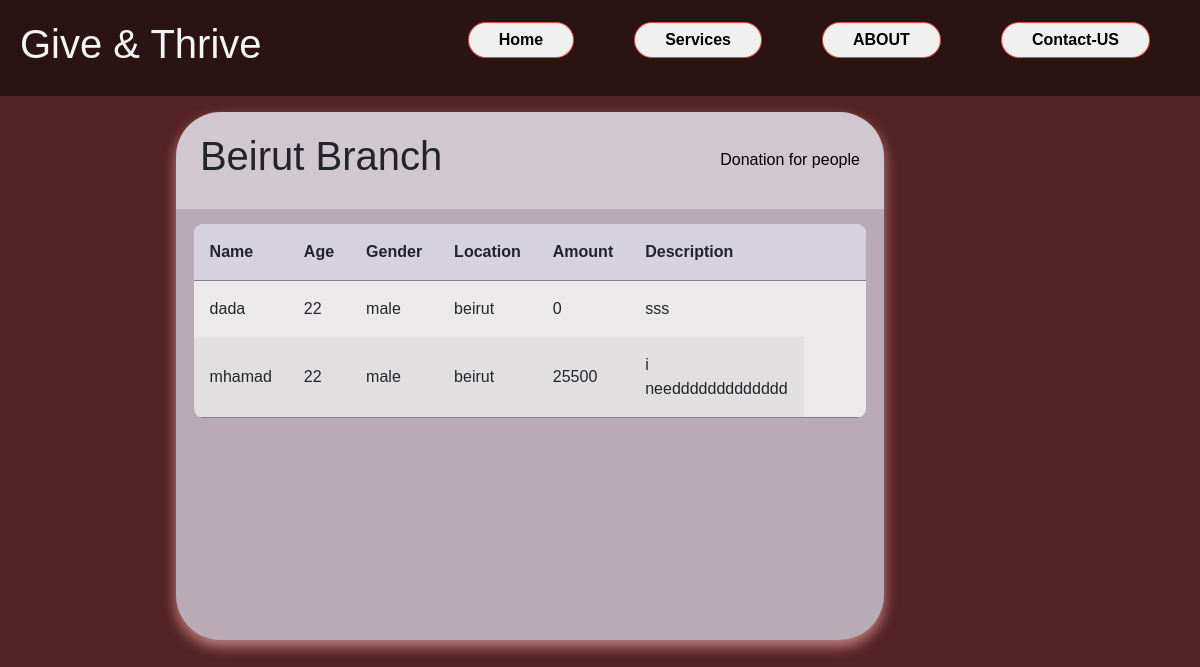
/phpcomponents/beirut/beirut.php, run on the app's committed database.
### tables this page shows
CREATE TABLE `addorphan` (
  `idorphan` int(50) NOT NULL,
  `nameorphan` varchar(50) NOT NULL,
  `age` int(50) NOT NULL,
  `gender` varchar(50) NOT NULL,
  `amount` int(255) NOT NULL,
  `description` text NOT NULL,
  `locationID` int(11) NOT NULL
);

CREATE TABLE `location` (
  `locationid` int(11) NOT NULL,
  `locationname` varchar(30) NOT NULL
);

### phpcomponents/beirut/beirut.php (the view, shortened to what this page needs)
<?php
$servername = "localhost";
$username = "root";
$password = "";
$databasename = "orphan";
$conn = mysqli_connect($servername, $username, $password, $databasename);
?>
<!DOCTYPE html>
<html lang="en">
<head>
    <link href="https://cdn.jsdelivr.net/npm/bootstrap@5.2.3/dist/css/bootstrap.min.css" rel="stylesheet">
    <link rel="stylesheet" href="./beirutt.css">
    <link rel="stylesheet" href="https://cdnjs.cloudflare.com/ajax/libs/font-awesome/6.4.0/css/all.min.css" />
</head>
<body>
        <div class="page">
        <nav class="navbar">
            <h1 class="logo"> Give & Thrive</h1>
            <ul class="nav-links">
                <li class="active"></i><a href="#"></a></i>Home</li>
                <li class="active"></i><a href="#"></a>Services</li>
                <li class="active"></i><a href="#"></a></i>ABOUT</li>
                <li class="active"><a href="../contactform/contact.php">Contact-US</a></li>
            </ul>
        </nav>
        <div class="container">
            <div class="table">
    <main class="table">
        <section class="table__header">
            <h1>Beirut Branch </h1>
            <a href="../donation.php">Donation for people </a>
        </section>
        <section class="table__body">
            <table>
                <thead>
                    <tr>
                        <th> Name </th>
                        <th> age </th>
                        <th> gender </th>
                        <th> Location</a></th>
                        <th> amount</th>
                        <th> description</th>
                        <th></th>
                        <th></th>
                    </tr>
                </thead>
                <tbody>
                <?php
                    $sql = "SELECT addorphan.*, location.locationname
                    FROM addorphan
                    JOIN location ON addorphan.locationID = location.locationid
                    WHERE addorphan.locationID = 3";
                     $res = mysqli_query($conn ,$sql);
                    while($row = mysqli_fetch_array($res)){
                        echo "<tr>";
                        echo "<td>".$row['nameorphan']."</td>";
                        echo "<td>".$row['age']."</td>";
                        echo "<td>".$row['gender']."</td>";
                        echo "<td>".$row['locationname']."</td>";
                        echo "<td>".$row['amount']."</td>";
                        echo "<td>".$row['description']."</td>";
                    }
                    ?>
</tbody>
            </table>
        </section>
</main>
</div>
</body>
</html>

### phpcomponents/beirut/beirutt.css (style rules this page uses)
body { background-color: #552424 !important; }
* { margin: 0; padding: 0; box-sizing: border-box; font-family: sans-serif; }
.container { background-color: #552424 !important; }
main.table { width: 59vw; height: 66vh; margin-top: 10%; margin-left: 12%; backdrop-filter: blur(7px); box-shadow: 0 0.4rem 0.8rem #c77f80; border-radius: 2.8rem; overflow: hidden; background-color: #b9abb5; }
.table__header { width: 100%; background-color: #fff5; padding: .8rem 1rem; display: flex; justify-content: space-between; align-items: center; }
.table__body { width: 95%; max-height: calc(89% - 1.6rem); background-color: #fffb; margin: .9rem auto; border-radius: .6rem; overflow: auto; overflow: overlay; }
table { width: 100%; }
table, th, td { border-collapse: collapse; padding: 1rem; text-align: left; }
thead th { position: sticky; top: 0; left: 0; background-color: #d5d1defe; text-transform: capitalize; }
tbody tr:nth-child(even) { background-color: #0000000b; }
tbody tr { --delay: .1s; transition: .5s ease-in-out var(--delay), background-color 0s; }
tbody tr td, tbody tr td p, tbody tr td img { transition: .2s ease-in-out; }
.navbar { position: absolute; top: 0; left: 0; display: flex; width: 100%; justify-content: space-between; padding: 20px; background-color: #0000007a; }
ul { list-style: none; }
.nav-links { display: flex; align-items: center; }
.navbar .nav-links li { background-color: rgb(240 240 240); border-radius: 30px; padding: 5px 30px; border: 1px solid #d13c2cd9; }
.nav-links li { margin: 0 30px; color: black; background-color: #0c356A; cursor: pointer; }
.logo { color: whitesmoke; }
.active { color: white; font-weight: bold; }
a { text-decoration: none; color: black; }

### data on the page
addorphan: nameorphan "dada", age "22", gender "male", locationID.locationname "beirut", amount "0", description "sss"
addorphan: nameorphan "mhamad", age "22", gender "male", locationID.locationname "beirut", amount "25500", description "i needdddddddddddd"
